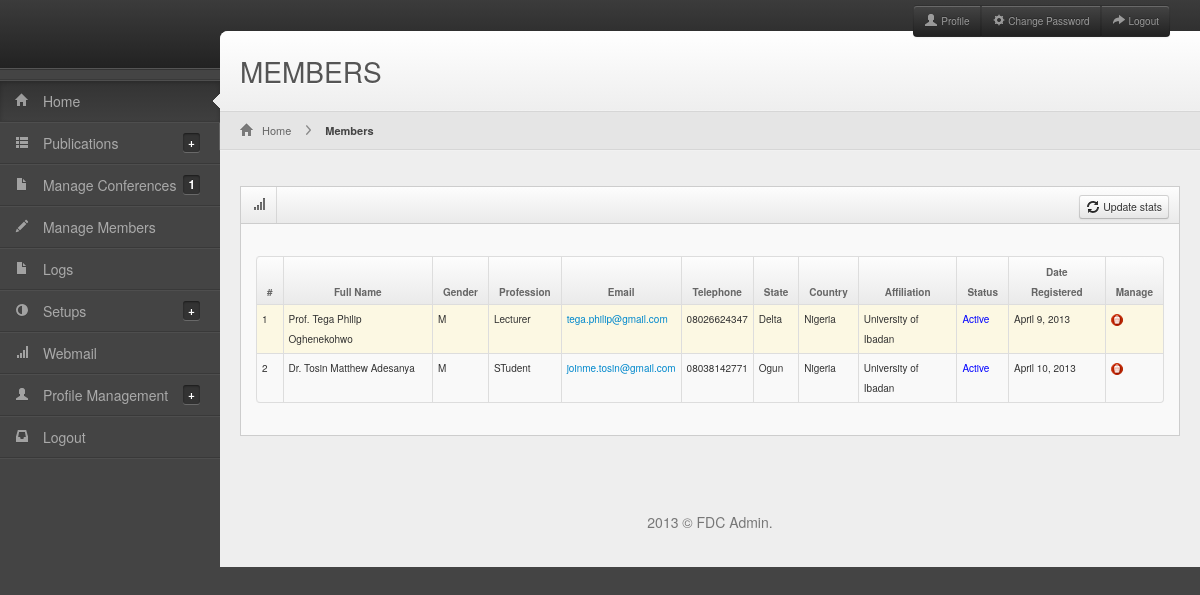
The app's page /admin/members.php (signed in) with its own data.
### tables this page shows
CREATE TABLE IF NOT EXISTS `members` (
  `member_id` int(7) NOT NULL AUTO_INCREMENT,
  `member_code` char(15) DEFAULT NULL,
  `title` varchar(20) DEFAULT NULL,
  `first_name` varchar(50) DEFAULT NULL,
  `other_names` varchar(50) DEFAULT NULL,
  `last_name` varchar(50) DEFAULT NULL,
  `gender` char(1) NOT NULL,
  `profession` varchar(200) NOT NULL,
  `username` varchar(50) DEFAULT NULL,
  `email` varchar(50) DEFAULT NULL,
  `password` varchar(50) DEFAULT NULL,
  `contact_address` text,
  `country_id` int(3) NOT NULL,
  `state_id` int(3) NOT NULL,
  `date_registered` varchar(20) DEFAULT NULL,
  `num_logins` int(6) NOT NULL,
  `activation_code` varchar(50) DEFAULT NULL,
  `activation_code_used` int(1) NOT NULL,
  `activation_link_expiry` varchar(20) NOT NULL,
  `password_retrieval_code` varchar(100) NOT NULL,
  `password_retrieval_code_used` int(1) NOT NULL,
  `member_status` int(1) NOT NULL COMMENT '1 means account activated while 0 means otherwise',
  `affiliation_id` int(3) DEFAULT NULL,
  `picture` varchar(100) DEFAULT NULL,
  `fax` varchar(100) DEFAULT NULL,
  `telephone` text,
  `pobox` varchar(100) DEFAULT NULL,
  `date_updated` varchar(20) DEFAULT NULL,
  PRIMARY KEY (`member_id`),
  UNIQUE KEY `member_code` (`member_code`),
  UNIQUE KEY `username` (`username`)
);

CREATE TABLE IF NOT EXISTS `states` (
  `state_id` int(2) NOT NULL AUTO_INCREMENT,
  `state_code` char(15) DEFAULT NULL,
  `state_name` varchar(30) DEFAULT NULL,
  PRIMARY KEY (`state_id`),
  UNIQUE KEY `state_code` (`state_code`)
);

CREATE TABLE IF NOT EXISTS `countries` (
  `country_id` int(4) NOT NULL AUTO_INCREMENT,
  `country_code` char(15) NOT NULL,
  `country_name` varchar(100) NOT NULL,
  `country_flag_url` varchar(100) NOT NULL,
  PRIMARY KEY (`country_id`),
  UNIQUE KEY `country_code` (`country_code`)
);

CREATE TABLE IF NOT EXISTS `affiliations` (
  `affiliation_id` int(4) NOT NULL AUTO_INCREMENT,
  `affiliation_code` char(15) NOT NULL,
  `affiliation_name` varchar(200) DEFAULT NULL,
  `contact_address` text,
  `url` varchar(200) DEFAULT NULL,
  `state_id` int(2) DEFAULT NULL,
  `date_added` varchar(20) DEFAULT NULL,
  `date_updated` varchar(20) DEFAULT NULL,
  PRIMARY KEY (`affiliation_id`),
  UNIQUE KEY `affilition_code` (`affiliation_code`),
  UNIQUE KEY `affiliation_name` (`affiliation_name`)
);

### classes/Database.php (called while the page is built, shortened)
<?php
class Database
{
    function  __construct()
    {
        $hostname_login = "localhost";
        $database_login = "thinkitr_fdcdb";
        $username_login = "root";
        $password_login = "";
        $this->conn = mysql_connect($hostname_login, $username_login, $password_login)
                or die(mysql_error());
    }
    public function fetchRow($query)
    {
        $res=  mysql_query($query) or die(mysql_error());
        $rs=mysql_fetch_assoc($res);
        return $rs;
    }
    public function fetchRows($query)
    {
        $rs = array();
        $res=  mysql_query($query) or die(mysql_error());
        while($row = mysql_fetch_assoc($res))
            array_push($rs,$row);
        return $rs;
    }
    public function getWhere($table,$condition=null,$order_by=null){
        $query = "SELECT * FROM $table ";
        if(count($condition)>0){
            $query.=" WHERE ";
        }
        $i=0;
        foreach ($condition as $key => $value){
            $query.=" $key = '$value' ";
        }
        if(count($order_by)>0){
            $query.=" ORDER BY ";
        }
        $i=0;
        foreach ($order_by as $key => $value){
            $query.=" $key $value ";
        }
        return $this->fetchRows($query);
    }
}
?>

### classes/Affiliation.php (called while the page is built, shortened)
<?php
require_once 'Database.php';
require_once 'Utilities.php';
class Affiliation
{
    private $util;
    public function __construct()
    {
        $this->util = new Utilities();
    }
    public function getAffiliationDetailsByID($aff_id){
        return $this->util->getDetails(AFFILIATIONS, AFFILIATION_ID, $aff_id);
    }
}
?>

### classes/Utilities.php (called while the page is built, shortened)
<?php
require_once 'Database.php';
class Utilities
{
    private $db;
    public function __construct()
    {
        $this->db = new Database();
    }
    public function getDetails($table,$field,$value){
        $query = "SELECT * FROM $table WHERE $field = '$value'";
        return $this->db->fetchRow($query);
    }
    function getFriendlyDate($timeStamp){
        return date("F j,  Y",$timeStamp);
    }
}
?>

### admin/members.php (the view, shortened to what this page needs)
<?php
require_once '../classes/Database.php';
require_once '../classes/Conference.php';
require_once '../classes/Utilities.php';
require_once '../classes/Affiliation.php';
$db = new Database();
$util = new Utilities();
$aff = new Affiliation();
$members = $db->getWhere(MEMBERS,null,array(FIRST_NAME=>"ASC"));
?>
<!DOCTYPE html>
<html lang="en">
<head>
		<link rel="stylesheet" href="css/bootstrap.min.css" />
		<link rel="stylesheet" href="css/bootstrap-responsive.min.css" />
		<link rel="stylesheet" href="css/fullcalendar.css" />
		<link rel="stylesheet" href="css/unicorn.main.css" />
		<link rel="stylesheet" href="css/unicorn.grey.css" class="skin-color" />
	</head>
	<body>
		<?php require_once 'included_file.php';?>
		<div id="content">
	  <div id="content-header">
				<h1>MEMBERS</h1>
			</div>
			<div id="breadcrumb">
				<a href="#" title="Go to Home" class="tip-bottom"><i class="icon-home"></i> Home</a>
				<a href="#" class="current">Members</a>
			</div>
			<div class="container-fluid">
			  <div class="row-fluid">
			  <div class="span12">
			    <div class="widget-box">
	    <div class="widget-title"><span class="icon"><i class="icon-signal"></i></span>
	      <h5>&nbsp;</h5><div class="buttons"><a href="#" class="btn btn-mini"><i class="icon-refresh"></i> Update stats</a></div></div>
							<div class="widget-content">
                                	 <div class="row-fluid">
              <div class="span12">
                <div class="widget">
                  <div class="widget-body">
                    <div id="dt_example" class="example_alt_pagination">
                        <table style="font-size: 10px;" class="table table-condensed table-striped table-hover table-bordered pull-left" id="data-table">
                        <thead>
                          <tr>
                            <th>#</th>
                            <th>Full Name</th>
                            <th>Gender</th>
                            <th>Profession</th>
                            <th>Email</th>
                            <th>Telephone</th>
                            <th>State</th>
                            <th>Country</th>
                            <th>Affiliation</th>
                            <th>Status</th>
                            <th>Date Registered</th>
                            <th>Manage</th>
                          </tr>
                        </thead>
                        <tbody>
                            <?php
                                $i=0;
                                foreach($members as $con){
                             ?>
                            <tr class="<?php echo $i%2==0?"gradeX warning":"gradeC"; ?>">
                                <td><?php echo $i+1; ?></td>
                                <td><?php echo $con[TITLE]." ".$con[FIRST_NAME]." ".$con[OTHER_NAMES]." ".$con[LAST_NAME]; ?></td>
                                <td><?php echo $con[GENDER]; ?></td>
                                <td><?php echo $con[PROFESSION]; ?></td>
                                <td><a href="mailto:<?php echo $con[EMAIL]; ?>"><?php echo $con[EMAIL]; ?></a></td>
                                <td><?php echo $con[TELEPHONE];?></td>
                                <td><?php $st = $db->getWhere(STATES, array(STATE_ID=>$con[STATE_ID])); echo $st[0][STATE_NAME];?></td>
                                <td><?php $st = $db->getWhere(COUNTRIES, array(COUNTRY_ID=>$con[COUNTRY_ID])); echo $st[0][COUNTRY_NAME];?></td>
                                <td><?php $affi =  $aff->getAffiliationDetailsByID($con[AFFILIATION_ID]);
                                    echo $affi[AFFILIATION_NAME];?>
                                </td>
                                <td>
                                    <a title="Click to change" href="toggle.php?action=togglememberstatus&id=<?php echo $con[MEMBER_CODE]; ?>">
                                        <?php echo $con[MEMBER_STATUS]=="0"?"<font color='red'>Inactive</font>":"<font color='blue'>Active</font>"; ?>
                                    </a>
                                </td>
                                <td><?php echo $util->getFriendlyDate($con[DATE_REGISTERED]); ?></td>
                                <td class="hidden-phone">
                                    <a title="Delete" href="toggle.php?action=deletemember&id=<?php echo $con[MEMBER_CODE]; ?>" onclick="return validateDeletion();" >
                                            <img src="../images/delete.png"/>
                                        </a>
                                </td>
                          </tr>
                            <?php
                                $i++;
                                }
                            ?>
                        </tbody>
                      </table>
                    </div>
                  </div>
                </div>
              </div>
            </div>
							</div>
						</div>
					</div>
				</div>
				<div class="row-fluid">
					<div class="span6"></div>
					<div class="span6"></div>
				</div>
				<div class="row-fluid">
					<div class="span12"></div>
				</div>
				<?php require_once 'footer.php'; ?>
			</div>
		</div>
	</body>
</html>

### admin/css/unicorn.main.css (style rules this page uses)
* { outline:none !important; -moz-outline: none !important; }
body { overflow-x: hidden; margin-top: -9px; }
#content { background: none repeat scroll 0 0 #eeeeee; margin-left: 220px; margin-right: 0; padding-bottom: 25px; position: relative; min-height: 500px; width: auto; border-top-left-radius: 8px; }
#content-header { background-image: -webkit-gradient(linear, 0 0%, 0 100%, from(#FFFFFF), to(#EEEEEE)); background-image: -webkit-linear-gradient(top, #FFFFFF 0%, #EEEEEE 100%); background-image: -moz-linear-gradient(top, #FFFFFF 0%, #EEEEEE 100%); background-image: -ms-linear-gradient(top, #FFFFFF 0%, #EEEEEE 100%); background-image: -o-linear-gradient(top, #FFFFFF 0%, #EEEEEE 100%); background-image: linear-gradient(top, #FFFFFF 0%, #EEEEEE 100%); border-top-left-radius: 8px; height: 80px; position: abslute; width: 100%; margin-top: -38px; z-index: 20; }
#content-header h1 { color: #555555; font-size: 28px; font-weight: normal; float: left; text-shadow: 0 1px 0 #ffffff; margin-left: 20px; position: absolute; }
#content-header h1, #content-header .btn-group { margin-top: 20px; }
.container-fluid .row-fluid:first-child { margin-top: 20px; }
#breadcrumb { background-color: #e5e5e5; box-shadow: 0 0 1px #ffffff; border-top: 1px solid #d6d6d6; border-bottom: 1px solid #d6d6d6; padding-left: 10px; }
#breadcrumb a { padding: 8px 20px 8px 10px; display: inline-block; background-image: url('../img/breadcrumb.png'); background-position: center right; background-repeat: no-repeat; font-size: 11px; color: #666666; }
#breadcrumb a:last-child { background-image:none; }
#breadcrumb a.current { font-weight: bold; color: #444444; }
#breadcrumb a i { margin-right: 5px; opacity: .6; }
.widget-box { background: none repeat scroll 0 0 #F9F9F9; border-top: 1px solid #CDCDCD; border-left: 1px solid #CDCDCD; border-right: 1px solid #CDCDCD; clear: both; margin-top: 16px; margin-bottom: 16px; position: relative; }
.widget-title, .modal-header, .table th, div.dataTables_wrapper .ui-widget-header { background-color: #efefef; background-image: -webkit-gradient(linear, 0 0%, 0 100%, from(#fdfdfd), to(#eaeaea)); background-image: -webkit-linear-gradient(top, #fdfdfd 0%, #eaeaea 100%); background-image: -moz-linear-gradient(top, #fdfdfd 0%, #eaeaea 100%); background-image: -ms-linear-gradient(top, #fdfdfd 0%, #eaeaea 100%); background-image: -o-linear-gradient(top, #fdfdfd 0%, #eaeaea 100%); background-image: -linear-gradient(top, #fdfdfd 0%, #eaeaea 100%); filter: progid:DXImageTransform.Microsoft.gradient( startColorstr='#fdfdfd', endColorstr='#eaeaea',GradientType=0 ); border-bottom: 1px solid #CDCDCD; height: 36px; }
.widget-title span.icon { border-right: 1px solid #cdcdcd; padding: 9px 10px 7px 11px; float: left; opacity: .7; }
.widget-title h5 { color: #666666; text-shadow: 0 1px 0 #ffffff; float: left; font-size: 12px; font-weight: bold; padding: 12px; line-height: 12px; margin: 0; }
.widget-title .buttons { float: right; margin: 8px 10px 0 0; }
.widget-content { padding: 12px 15px; border-bottom: 1px solid #cdcdcd; }
.table th { height: auto; font-size: 10px; padding: 5px 10px 2px; border-bottom: 0; text-align: center; color: #666666; }

### admin/css/unicorn.grey.css (style rules this page uses)
body { background-color: #444444; }

### records on screen
members: title "Prof.", first_name "Tega", other_names "Philip", last_name "Oghenekohwo", gender "M", profession "Lecturer", email "tega.philip@gmail.com", telephone "08026624347", state.state_name "Delta", country.country_name "Nigeria", affiliation.affiliation_name "University of Ibadan", member_status "Active", date_registered "April 9, 2013"
members: title "Dr.", first_name "Tosin", other_names "Matthew", last_name "Adesanya", gender "M", profession "STudent", email "joinme.tosin@gmail.com", telephone "08038142771", state.state_name "Ogun", country.country_name "Nigeria", affiliation.affiliation_name "University of Ibadan", member_status "Active", date_registered "April 10, 2013"

### other values on screen
count($conferences) "1"
